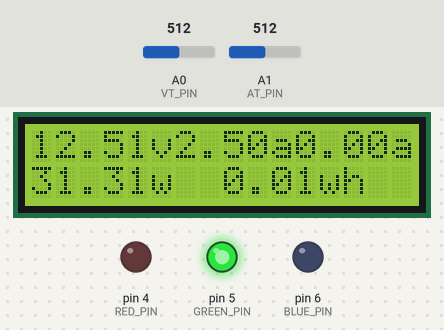
Bench run of a sketch on a simulated Arduino Uno, built with avr-gcc and run on an emulated ATmega328P. Shown: 16×2 character LCD, output pins drawn as LEDs (lit = HIGH). The test bench sets the inputs (shaded band); at power-on: A1 (AT_PIN) = 512, A0 (VT_PIN) = 512. What the sketch prints to the serial monitor is not drawn.

Above: at 1.7 s.
1.8 s: A1 (AT_PIN) set to 172
At 2.8 s:
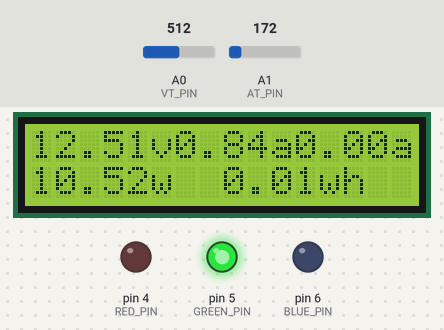
5.9 s: A1 (AT_PIN) set to 151
At 8.5 s:
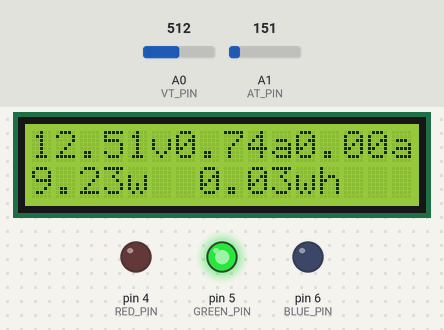
9.0 s: A0 (VT_PIN) set to 716
At 10.8 s:
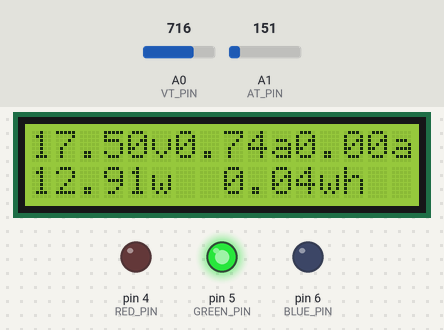
11.7 s: A1 (AT_PIN) set to 511
At 13.2 s:
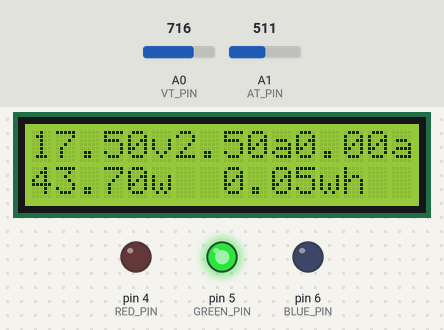
14.9 s: A0 (VT_PIN) set to 900
At 16.9 s:
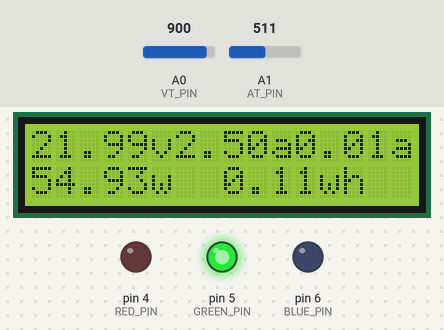
17.6 s: A0 (VT_PIN) set to 1023
At 18.8 s:
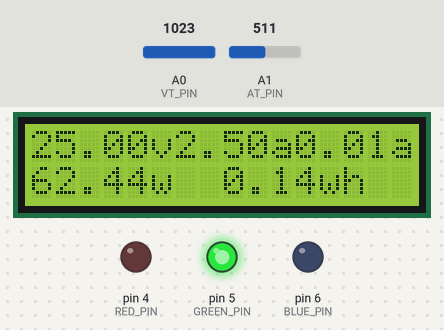
Timing chart, 0 to 20.6 s (numbered marks = the images above; inputs shaded):
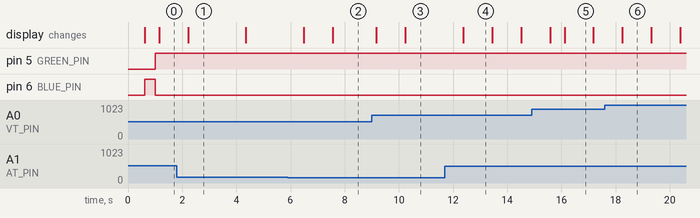

Measured:
- after the input at 5.9 s, the display: first changes after 0.59 s (image 2 shows a later state)
- after the input at 9.0 s, the display: first changes after 0.16 s (image 3 shows a later state)
- after the input at 11.7 s, the display: changes after 0.67 s (image 4)
- what the display in image 1 shows lasts 2.2 s, from 2.2 s to 4.4 s
- what the display in image 4 shows lasts 1.0 s, from 12.4 s to 13.4 s

The sketch:

ArduinoPowerMeter.ino
```cpp
#include <Wire.h>
#include <LiquidCrystal_I2C.h>

LiquidCrystal_I2C lcd(0x3F, 16, 2);

#define VT_PIN A0
#define AT_PIN A1

#define GREEN_PIN 5
#define RED_PIN 4
#define BLUE_PIN 6

double voltageReading = 0;
double currentReading = 0;
double wattageReading = 0;

long lastPowerReading = 0;
long powerReadingInterval = 1000;

long lastDisplayRefresh = 0;
long displayRefreshInterval = 500;

double totalWattHours = 0;
double totalAmpHours = 0;

void setup()
{
  pinMode(BLUE_PIN, OUTPUT);
  pinMode(GREEN_PIN, OUTPUT);
  pinMode(RED_PIN, OUTPUT);

  Serial.begin(9600);

  lcd.init();

  lcd.backlight();

  lcd.setCursor(0,0);
  lcd.print("Starting meter");

  delay(500);
}

void loop()
{
  if (lastPowerReading + powerReadingInterval < millis())
  {
    getPower();

    lastPowerReading = millis();
  }

  if (lastDisplayRefresh + displayRefreshInterval < millis())
  {
    displayResult();

    lastDisplayRefresh = millis();
  }

  setLED();
}

void displayResult()
{
  lcd.clear();
  lcd.setCursor(0,0);
  lcd.print(voltageReading);
  lcd.print("v");
  lcd.print(currentReading);
  lcd.print("a");
  lcd.print(totalAmpHours);
  lcd.print("ah");

  lcd.setCursor(0,1);
  lcd.print(wattageReading);
  lcd.print("w  ");
  lcd.print(totalWattHours);
  lcd.print("wh");

}

void setLED()
{
  // TODO: Implement additional LED functionality
  if (voltageReading == 0)
  {
    digitalWrite(BLUE_PIN, HIGH);
    digitalWrite(RED_PIN, LOW);
    digitalWrite(GREEN_PIN, LOW);
  }
  else
  {
    digitalWrite(BLUE_PIN, LOW);
    digitalWrite(RED_PIN, LOW);
    digitalWrite(GREEN_PIN, HIGH);
  }
}

void getPower()
{
  int vt_temp = analogRead(VT_PIN);
  int at_temp = analogRead(AT_PIN);

  long result;

  // Read 1.1V reference against AVcc
  ADMUX = _BV(REFS0) | _BV(MUX3) | _BV(MUX2) | _BV(MUX1);

  delay(2); // Wait for Vref to settle

  ADCSRA |= _BV(ADSC);
  while (bit_is_set(ADCSRA,ADSC));
  result = ADCL;
  result |= ADCH<<8;
  result = 1126400L / result;
  result = result / 1000;

  voltageReading = vt_temp * (result / 1023.0) * 5;
  currentReading = at_temp * (result / 1023.0);

  Serial.print("A0: ");
  Serial.print(vt_temp);
  Serial.print(" / ");
  Serial.print("A1: ");
  Serial.print(at_temp);

  Serial.print(" ----- ");

  Serial.print(voltageReading);
  Serial.print(" ");
  Serial.println(currentReading);

  wattageReading = (voltageReading*currentReading);

  double timeSinceLastReading = millis() - lastPowerReading;
  double secondsSinceLastReading = timeSinceLastReading / 1000;

  double hoursSinceLastReading = secondsSinceLastReading / 60 / 60;

  double wattHourIncrease = wattageReading * hoursSinceLastReading;
  double ampHourIncrease = currentReading * hoursSinceLastReading;

  totalWattHours += wattHourIncrease;

  totalAmpHours += ampHourIncrease;

}
```
